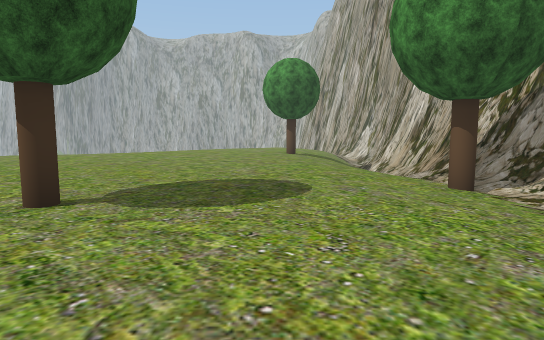
View 1 (above)

21 first-person views from a walk through a scene from a Unity 3-D project. The camera is 1.5 m above the floor, tilts 6° down and sees 75° across. The floor is counted in squares, 2 m on a side. Each view is taken from the middle of a square. On the plan, view 1 faces up. The plan holds only what a view shows up to about 11 squares ahead; the rest is blank. The place goes on beyond the plan. Some trees and plants on the terrain are drawn as simple stand-ins.

View 2
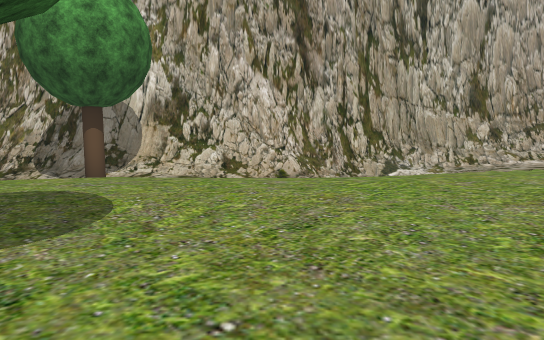

View 3
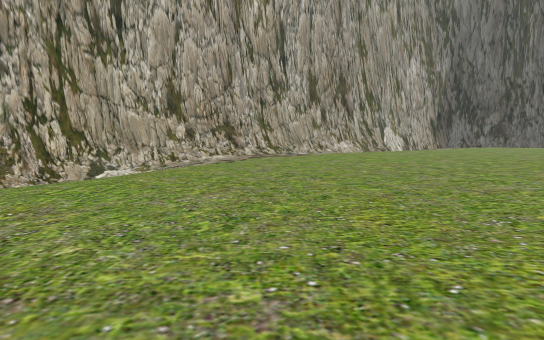

View 4
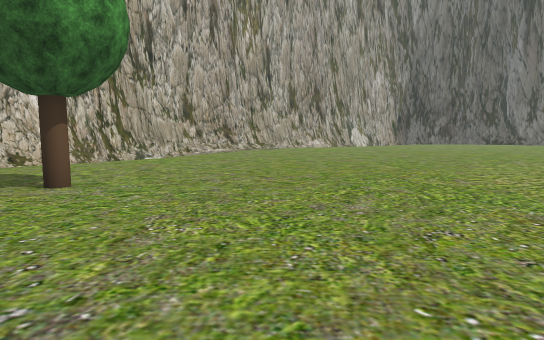

View 5
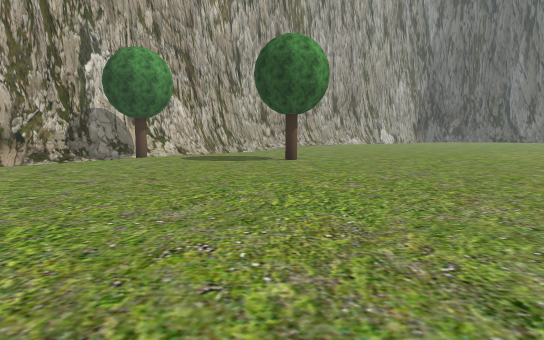

View 6
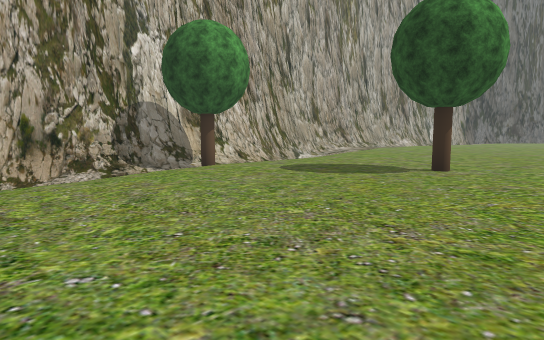

View 7
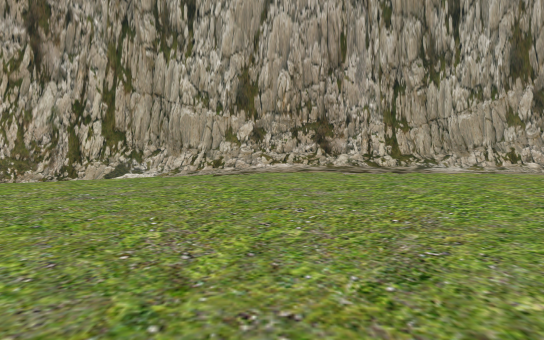

View 8
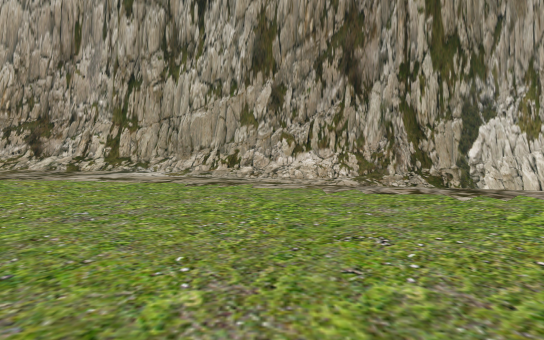

View 9
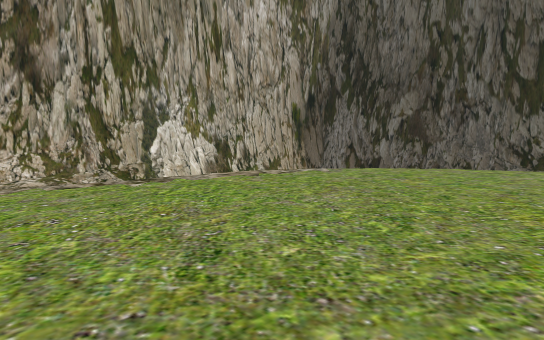

View 10
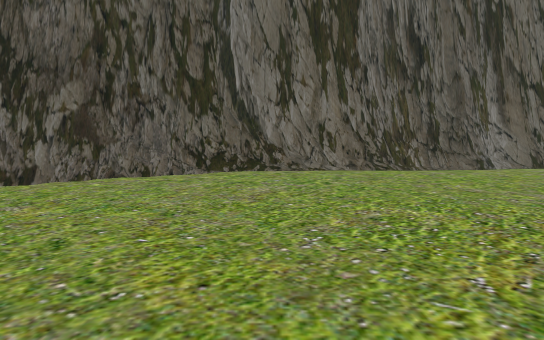

View 11
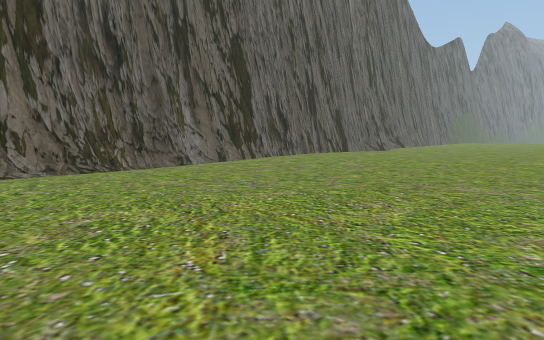

View 12
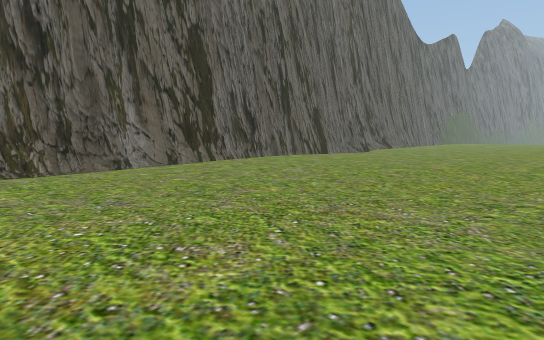

View 13
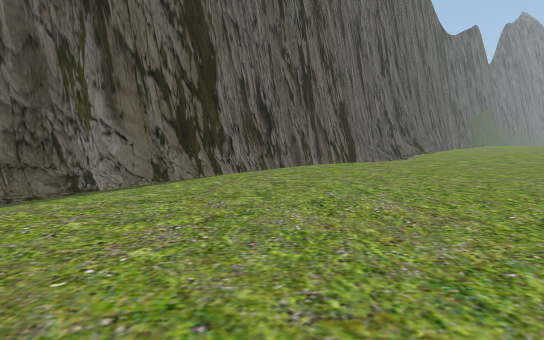

View 14
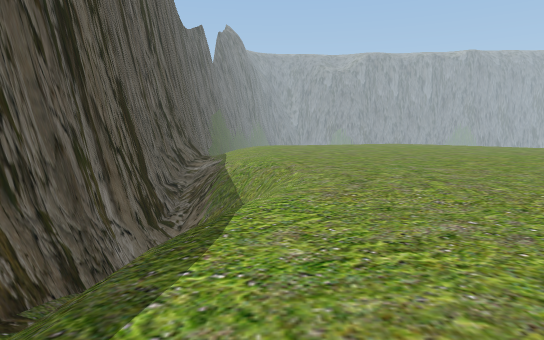

View 15
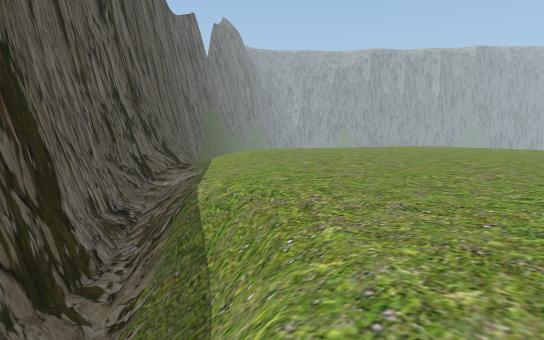

View 16
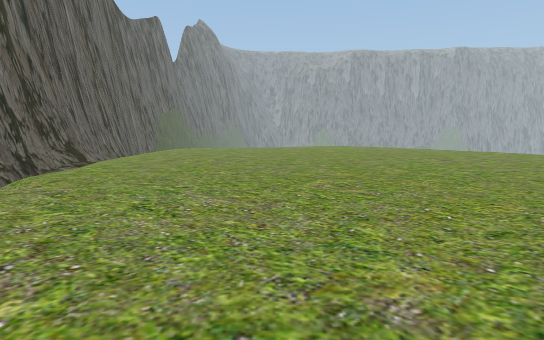

View 17
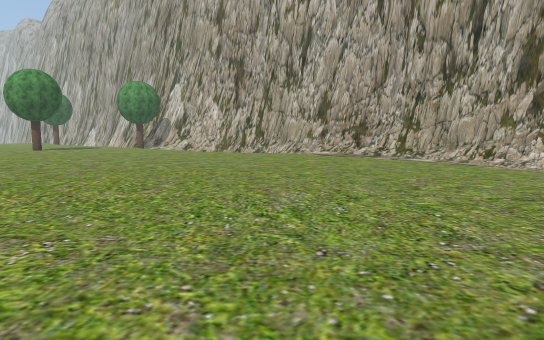

View 18
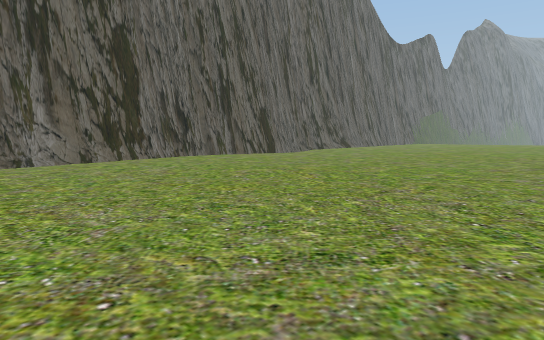

View 19
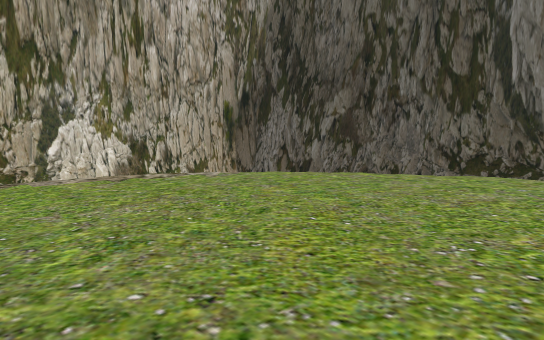

View 20
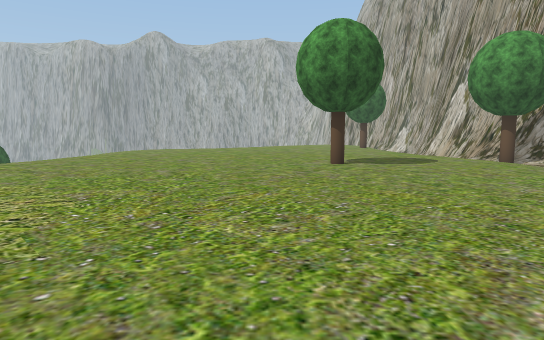

View 21
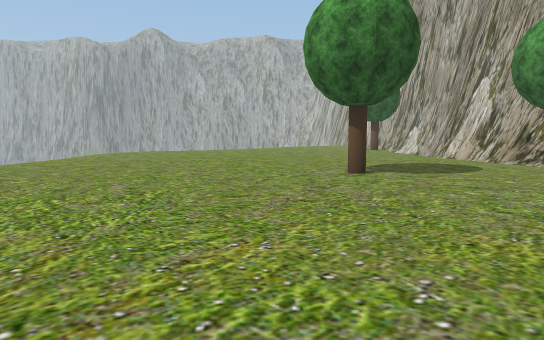

### Floor plan
Key: @ floor where view 1 was taken; # wall or solid block; . main floor; - floor 0.25 m lower than the main floor; _ floor 0.5 m lower than the main floor; < floor 0.75 m lower than the main floor; / step, stairs or slope; = window, fence, low wall or low ledge; O other object.
Columns run from 26 left of view 1 to 7 right of it. Each row starts with its distance up from view 1.
 11                  ..........// /#
 10                  .........../ /#
  9                  ...........//##
  8                 ............//##
  7                 ............//##
  6                 .............O##
  5                 .............-/#
  4                 ........O....//#
  3                 .............//#
  2                 .............//##
  1                  ............  /#
  0                   ........@../ /#
 -1                    ........../ <#
 -2                    ...........//##
 -3                    ...........//##
 -4                    ............//#
 -5                    ............-/#
 -6                     ............/#
 -7                     ...........-/#
 -8                     ...........-/#
 -9                      ..........-/#
-10  ..                 ...........-/#
-11  ...                ..........--##
-12  .....         .............../_#
-13  ......  .....................//#
-14 ..............................//#
-15 .............................- /#
-16 .............................- /#
-17 .............................  ##
-18 ............................/  #
-19 .........................../   #
-20 ........................../   ##
-21 ......................../    ##
-22 ......//////.....-///// /=####
-23 //////##= ==///////  //####
-24 ////===/  /// ///=#######
-25 ////=###############
-26 ######

Where each view was taken, in squares from view 1:
view 1: 0 up, 0 right, facing up
view 2: 2 up, 4 left, facing right
view 3: 2 up, 4 left, facing down-right
view 4: 5 up, 8 left, facing down-right
view 5: 11 up, 9 left, facing down-right
view 6: 11 up, 5 left, facing down-right
view 7: 5 down, 3 left, facing right
view 8: 12 down, 2 left, facing right
view 9: 12 down, 3 left, facing down-right
view 10: 14 down, 3 left, facing down
view 11: 14 down, 3 left, facing down-left
view 12: 14 down, 5 left, facing down-left
view 13: 17 down, 7 left, facing down-left
view 14: 22 down, 11 left, facing left
view 15: 22 down, 15 left, facing left
view 16: 18 down, 14 left, facing left
view 17: 14 down, 6 left, facing up-right
view 18: 12 down, 7 left, facing down-left
view 19: 14 down, 4 left, facing down-right
view 20: 5 down, 4 left, facing up
view 21: 3 down, 4 left, facing up
